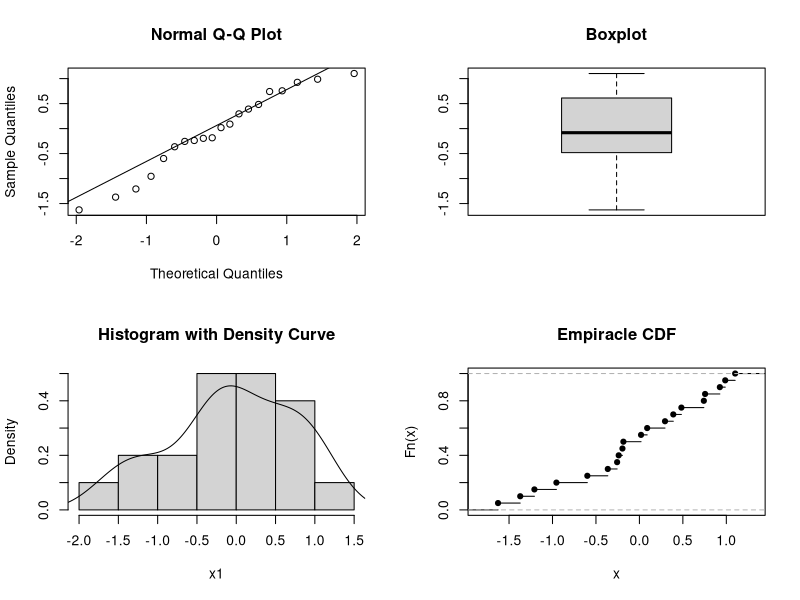
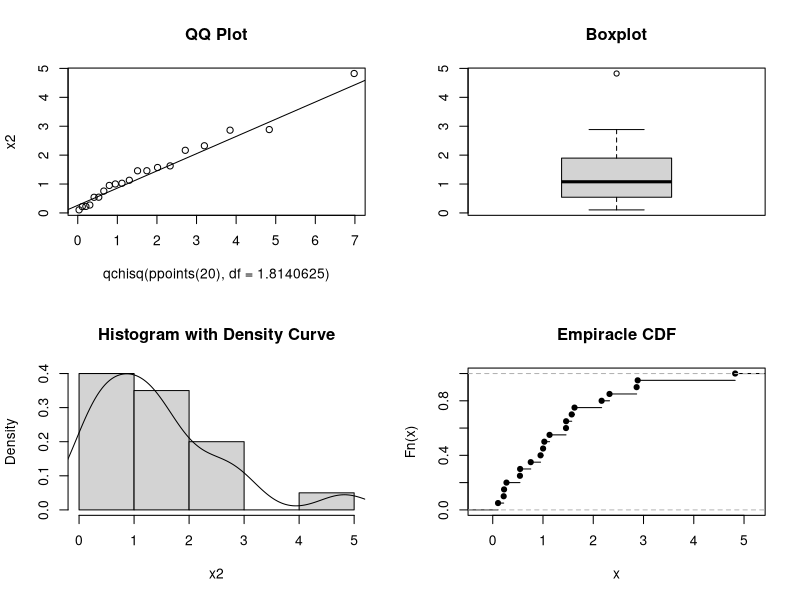
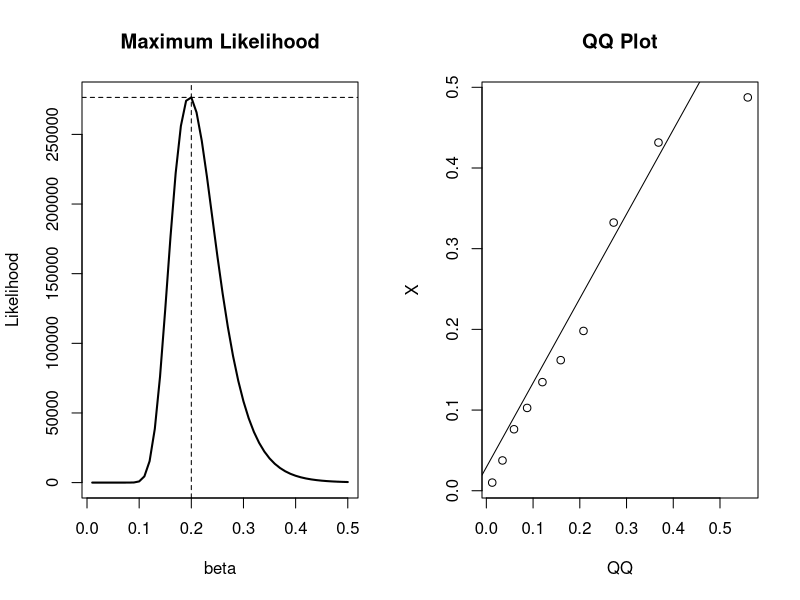
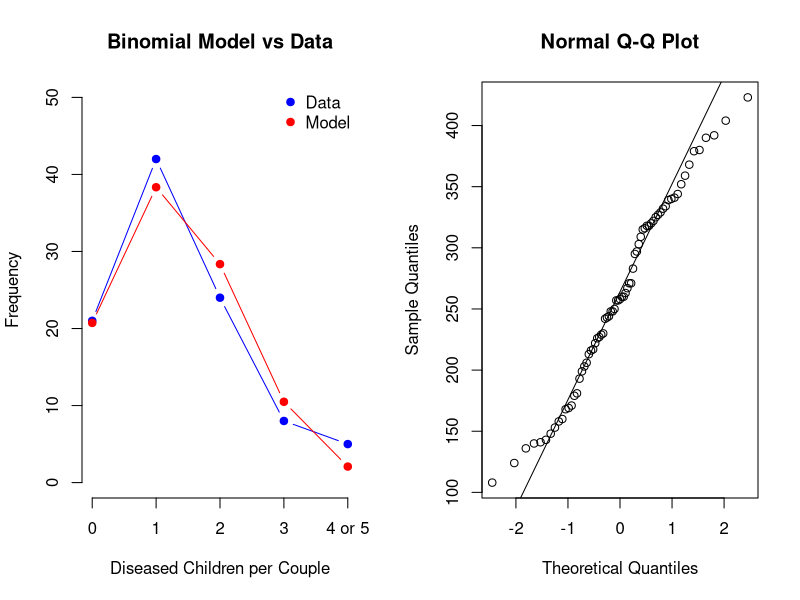

These charts were generated, in order, by the following R code:
## ---- chunk 1
library(nortest)
library(MASS)

## Draw some random data
set.seed(10)
x1 = rnorm(20)

## Distribution plots
par(mfrow = c(2, 2))
qqnorm(x1)
qqline(x1)
boxplot(x1, main = "Boxplot")
hist(x1, freq = FALSE, main = "Histogram with Density Curve")
lines(density(x1))
plot(ecdf(x1), main = "Empiracle CDF")

## ---- chunk 2
## Are the data from a normal distribution?
## Shapiro-Wilk Test
shapiro.test(x1)
## Anderson Darling Test
ad.test(x1)
 ## Kolmogorov-Smirnoff Test
ks.test(x1, 'pnorm')

## ---- chunk 3
## Draw some random data
set.seed(10)
x2 = rchisq(n = 20, 2)

## Estimate the DF parameter by maximum likelihood
fitdistr(x = x2, dchisq, start = list(df = 2))

## Input the estimate from MLE
ks.test(x = x2, y = pchisq, df = 1.8140625)

## Distribution plots
par(mfrow = c(2, 2))
qqplot(qchisq(ppoints(20), df = 1.8140625), x2, main = "QQ Plot")
qqline(x2, distribution = function(p) qchisq(p, df = 1.8140625))
boxplot(x2, main = "Boxplot")
hist(x2, freq = FALSE, main = "Histogram with Density Curve")
lines(density(x2))
plot(ecdf(x2), main = "Empiracle CDF")

## ---- chunk 4

## Generate data from the exponential distribution with mean = 1/5
set.seed(1000)
X = rexp(n = 20, rate = 5)

## sample size and range of betas to test
n = 20; beta = seq(.01, .5, by = .01)

## Liklihood function
Likelihood = (1/beta)^n * exp(-1/beta * sum(X))

## Maximum Likelihood
(mle = max(Likelihood))
(mle.beta = beta[which(Likelihood == mle)])

## Statistical test for how well the specified distribution fits the data
ks.test(x = X, y = "pexp", rate = 1/mle.beta)

par(mfrow = c(1, 2))

## Plot the maximum likelihood
plot(x = beta, y = Likelihood, type = "l", main = "Maximum Likelihood", lwd = 2)
abline(h = mle, v = mle.beta, lty = 2)

## QQplot for assessing distribution fit visually
qqplot(qexp(ppoints(10), rate = 1/mle.beta), X, xlab = "QQ", main = "QQ Plot")
qqline(X, distribution = function(p) qexp(p, rate = 1/mle.beta))

## ---- chunk 5
library(knitr)

## Dataset
(dta = data.frame(
  Diseased = c(0, 1, 2, 3, 4, 5),
  Count = c(21, 42, 24, 8, 4, 1)
))

## Number of diseased children (d) and the total number of children (c)
(d = sum(apply(X = dta, MARGIN = 1, FUN = function(p) dta$Diseased * dta$Count)[,1]))
(c = 5 * sum(dta$Count))

## MLE
(mle = d / c)

## Calculate the expected probabilities and expected diseased children
dta$Exp.Prob = round(dbinom(x = 0:5, size = 5, prob = mle), 4)
dta$Exp.Diseased = with(dta, sum(Count) * Exp.Prob)

dta

## Chi-square test requirements:
##  1) all Exp must be > 1
##  2) at most 20% of Exp may be less than 5
##
## So we need to combine counts 4 and 5 and meet these requirements

dta[5, 2:4] = dta[5, 2:4] + dta[6, 2:4]
dta = dta[-6, ]
dta$Diseased = as.character(dta$Diseased)
dta$Diseased[5] = '4 or 5'

## Compute the Chi-Squared Statistic
dta$X.2 = round(with(dta, (Count - Exp.Diseased)^2 / Exp.Diseased), 4)
dta$Diseased = factor(dta$Diseased)
dta

## Compute the test statistic pvalue
(TS = sum(dta$X.2)); 1 - pchisq(TS, df = 4)

## Based on the table below we conclude the binomial model is a good fit for the data
##
## Assessment of Chi-squared GOF P-value
##  •       p-value > .25 ⇒ Excellent fit
##  • .15 ≤ p−value < .25 ⇒ Good fit
##  • .05 ≤ p−value < .15 ⇒ Moderately Good fit
##  • .01 ≤ p−value < .05 ⇒ Poor fit
##  •       p-value < .01 ⇒ Unacceptable fit
##
## Plot of the data vs model and create a markdown table from the data frame
plot(x = dta$Diseased, y = NULL, xlab = "Diseased Children per Couple",
     ylim = c(0, 50), ylab = "Frequency",
     axes = FALSE, type = "n", main = "Binomial Model vs Data")
axis(1, labels = dta$Diseased, at = dta$Diseased)
axis(2, labels = seq(0, 50, 10), at = seq(0, 50, 10))
legend("topright", c("Data", "Model"), col = c("blue", "red"), pch = 19, bty = "n")
points(x = dta$Diseased, y = dta$Count, col = "blue", pch = 19, type = "b")
points(x = dta$Diseased, y = dta$Exp.Diseased, col = "red", pch = 19, type = "b")

kable(dta)

## Some Conclusions
## Since N is large we can use asymptotic confidence intervals
## A 95% confidence interval for whether a child will have the disease
mle + c(-1, 1) * 1.96 * sqrt(.27 * (1 - .27))/sqrt(100)

## What is the probability that a couple will have at least 1 child with the disease?
1 - pbinom(q = 0, size = 5, prob = .27)

## ---- chunk 6

## Data sample on chick weights
data(chickwts)
head(chickwts)

## Normal reference plot for height
qqnorm(chickwts$weight)
qqline(chickwts$weight)

## Are the data from a normal distribution?
shapiro.test(chickwts$weight)
mean(chickwts$weight)

## ---- chunk 7

## What is the probability of a Type I error if we say the true mean is less than 250?
t.test(chickwts$weight, mu = 250, alternative = "less")

## Verify the t statistic and p-value
(ts = (mean(chickwts$weight) - 250) / (sd(chickwts$weight) / sqrt(length(chickwts$weight))))
pt(ts, df = 70)

## What is the probability of a Type I error if we say the true mean is > 245?
t.test(chickwts$weight, mu = 245, alternative = "greater")

## Verify the t statistic and p-value
(ts = (mean(chickwts$weight) - 245) / (sd(chickwts$weight) / sqrt(length(chickwts$weight))))
1 - pt(ts, df = 70)

## We have rejected the null hypothesis and said under an alpha of .05 there is enough evidence
## to suppor that the true mean of Chick Weights is > 245

## What is the power of our test?
power.t.test(n = length(chickwts$weight),
             delta = abs(mean(chickwts$weight) - 245),
             sd = sd(chickwts$weight),
             sig.level = .05,
             type = "one.sample",
             alternative = "one.sided", strict = TRUE)

## What sample size would we need to have a power of .8?
power.t.test(delta = abs(mean(chickwts$weight) - 245),
             sd = sd(chickwts$weight),
             sig.level = .05,
             power = .8,
             type = "one.sample",
             alternative = "one.sided", strict = TRUE)

## Verify manually
(sd(chickwts$weight)^2 * (qnorm(p = .95) + qnorm(p = .8))^2) / abs(mean(chickwts$weight) - 245)^2
